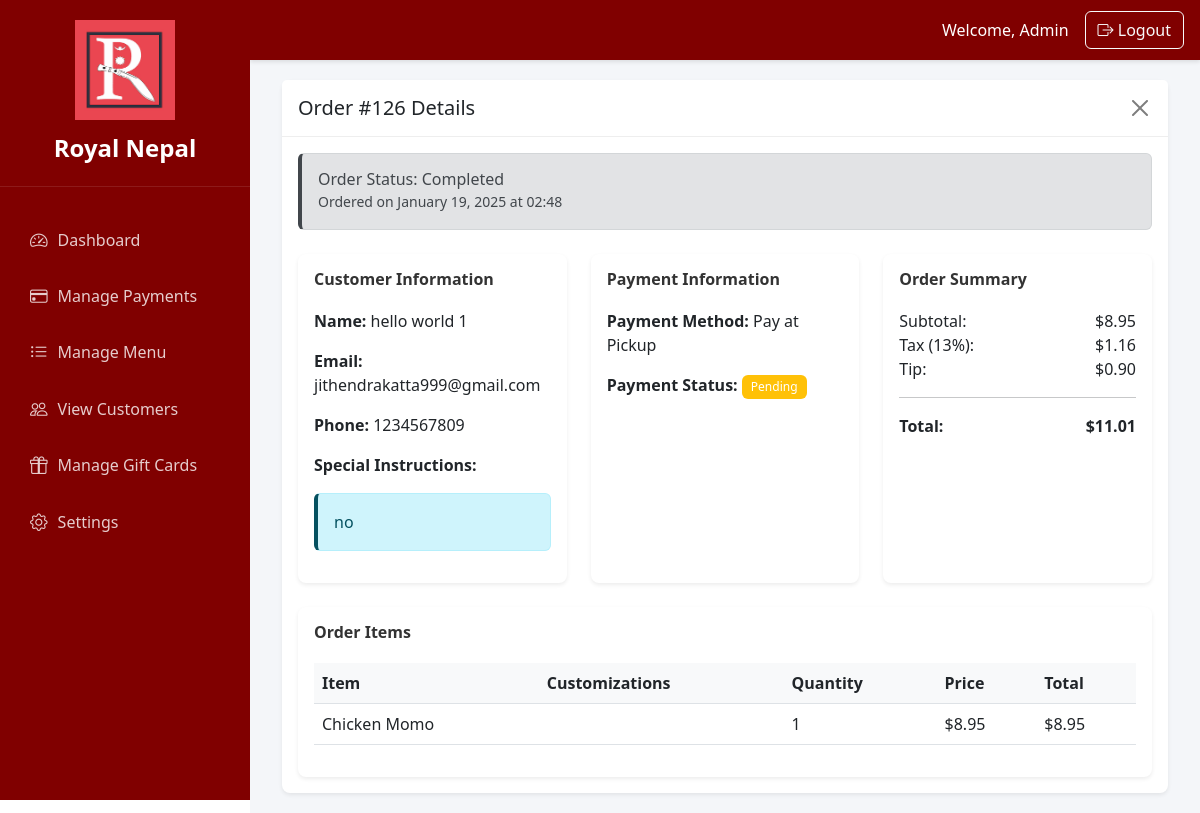
Page /restaurant-admin/order/126/ (signed in) on the earlier database version.
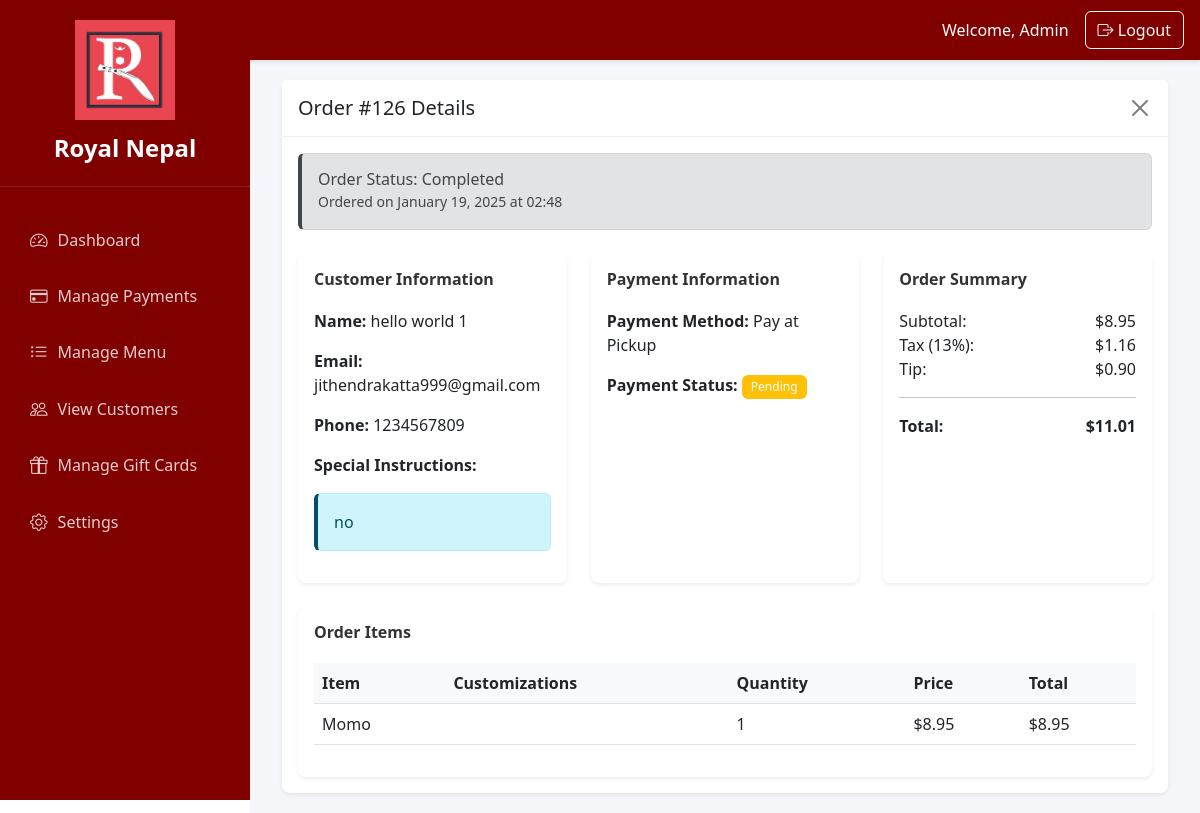
Same page on the later database version.
### orders/models.py (models this page shows, shortened)
class OrderItem(models.Model):
    order = models.ForeignKey(Order, related_name='items', on_delete=models.CASCADE)
    menu_item = models.ForeignKey(MenuItem, on_delete=models.CASCADE)
    quantity = models.PositiveIntegerField(default=1)
    price = models.DecimalField(max_digits=10, decimal_places=2)
    choice = models.ForeignKey(ItemChoice, null=True, blank=True, on_delete=models.SET_NULL)
    addons = models.ManyToManyField(ItemAddon, blank=True)
    special_instructions = models.TextField(blank=True, null=True)
    def get_cost(self):
        total = self.price * self.quantity
        if self.choice:
            total += self.choice.price_adjustment * self.quantity  # Multiply by quantity
        if self.addons.exists():  # Check if there are any addons
            addon_total = sum(addon.price for addon in self.addons.all())
            total += addon_total * self.quantity  # Multiply total addons price by quantity
        return total

### menu/models.py (models this page shows, shortened)
class MenuItem(models.Model):
    SPICE_LEVELS = [
        ('none', 'No Spice'),
        ('mild', 'Mild'),
        ('medium', 'Medium'),
        ('spicy', 'Spicy'),
        ('very_spicy', 'Very Spicy')
    ]
    category = models.ForeignKey(Category, related_name='items', on_delete=models.CASCADE)
    name = models.CharField(max_length=100)
    slug = models.SlugField(unique=True)
    description = models.TextField()
    price = models.DecimalField(
        max_digits=6,
        decimal_places=2,
        validators=[MinValueValidator(Decimal('0.00'))]
    )
    image = models.ImageField(upload_to='menu_items/', blank=True, null=True)
    is_available = models.BooleanField(default=True)
    is_featured = models.BooleanField(default=False)
    is_vegetarian = models.BooleanField(default=False)
    is_vegan = models.BooleanField(default=False)
    is_gluten_free = models.BooleanField(default=False)
    has_spice_customization = models.BooleanField(
        default=False,
        help_text="Allow customers to customize spice level"
    )
    spice_level = models.CharField(
        max_length=20,
        choices=SPICE_LEVELS,
        default='medium'
    )
    has_choices = models.BooleanField(
        default=False,
        help_text="Item has different choices (e.g., meat type, size)"
    )
    requires_choice = models.BooleanField(
        default=False,
        help_text="Customer must select a choice"
    )
    available_choices = models.ManyToManyField(
        ItemChoice,
        blank=True,
        related_name='menu_items'
    )
    available_addons = models.ManyToManyField(
        ItemAddon,
        blank=True,
        related_name='menu_items'
    )
    ingredients = models.TextField(
        blank=True,
        help_text="List main ingredients"
    )
    allergens = models.TextField(
        blank=True,
        help_text="List potential allergens"
    )
    preparation_time = models.PositiveIntegerField(
        default=15,
        help_text="Average preparation time in minutes"
    )
    calories = models.PositiveIntegerField(
        null=True,
        blank=True,
        help_text="Calories per serving"
    )
    created_at = models.DateTimeField(auto_now_add=True)
    updated_at = models.DateTimeField(auto_now=True)
    class Meta:
        ordering = ['category', 'name']
        indexes = [
            models.Index(fields=['category', 'is_available']),
            models.Index(fields=['is_featured', 'is_available']),
        ]

### restaurant_admin/views.py (the view)
# urls.py: path('order/<int:order_id>/', views.order_details, name='order_details'),
@user_passes_test(is_staff_or_superuser)
def order_details(request, order_id):
    order = get_object_or_404(Order, id=order_id)
    order_items = OrderItem.objects.filter(order=order)
    context = {
        'order': order,
        'order_items': order_items,
    }
    return render(request, 'restaurant_admin/order_details.html', context)

### orders/models.py (called while the page is built)
    def calculate_subtotal(self):
        return sum(item.get_cost() for item in self.items.all())

    def calculate_tax(self, rate=Decimal('0.13')):
        return round(self.calculate_subtotal() * rate, 2)

### restaurant_admin/views.py (called while the page is built)
def is_staff_or_superuser(user):
    return user.is_staff or user.is_superuser

### restaurant_admin/templates/restaurant_admin/order_details.html (shortened to what the changed rows need)
{% extends 'restaurant_admin/base.html' %}
{% block content %}
<div class="container">
    <div class="card">
        <div class="card-body">
            <div class="card mt-4">
                <div class="card-body">
                    <div class="table-responsive">
                        <table class="table table-hover">
                            <thead>
                                <tr>
                                    <th>Item</th>
                                    <th>Customizations</th>
                                    <th>Quantity</th>
                                    <th>Price</th>
                                    <th>Total</th>
                                </tr>
                            </thead>
                            <tbody>
                                {% for item in order.items.all %}
                                <tr>
                                    <td>{{ item.menu_item.name }}</td>
                                    <td>
                                    </td>
                                    <td>{{ item.quantity }}</td>
                                    <td>${{ item.price }}</td>
                                    <td>${{ item.get_cost }}</td>
                                </tr>
                                {% endfor %}
                            </tbody>
                        </table>
                    </div>
                </div>
            </div>
        </div>
    </div>
</div>
{% endblock %}

Differences in the rows shown:
changed through a linked row, OrderItem: menu_item.name "Chicken Momo" → "Momo"
